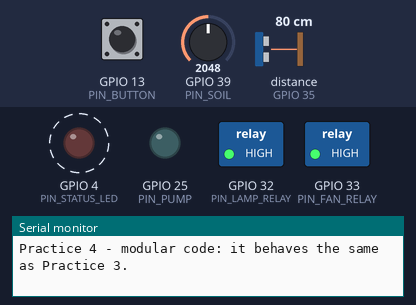
Bench run of a sketch on a simulated ESP32. Shown: switched loads named in the sketch (green lamp = pin HIGH), output pins drawn as LEDs (lit = HIGH), the last lines printed to the serial monitor. Dashed ring = blinking. The test bench sets the inputs (shaded band); at power-on: GPIO 13 (PIN_BUTTON) HIGH, GPIO 39 (PIN_SOIL) = 2048, distance to the obstacle (sensor on GPIO 35) 80 cm. The echo pulse lasts 58.3 µs per cm; pins used as bus, display or sensor lines are not drawn.

Above: at 1.2 s.
1.3 s: GPIO 13 (PIN_BUTTON) pulled LOW for 0.15 s
At 2.8 s:
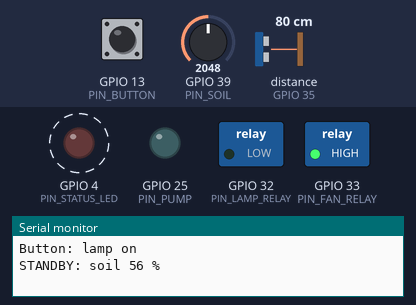
4.4 s: GPIO 13 (PIN_BUTTON) pulled LOW for 1 s
At 6.4 s:
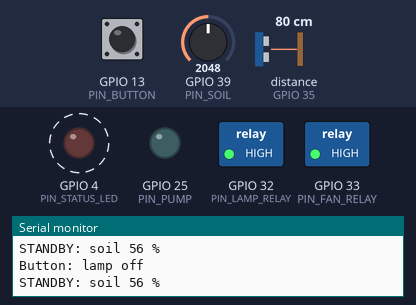
8.4 s: GPIO 39 (PIN_SOIL) set to 2417
11.4 s: GPIO 39 (PIN_SOIL) set to 2564
At 12.3 s:
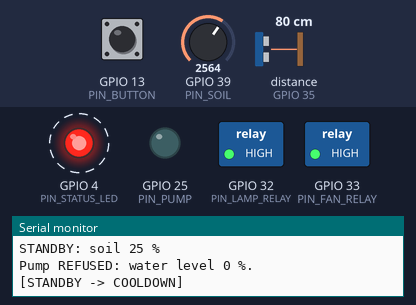
Timing chart, 0 to 18.4 s (numbered marks = the images above; inputs shaded):
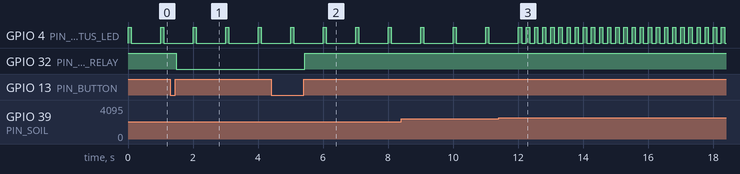

The sketch:

module08_modular.ino
```cpp
// Module 8 - Practice 4: modular code
// The Practice 3 sketch, split up: the heartbeat moves to heartbeat.h/.cpp, the button to button.h/.cpp.
// Same circuit as Practice 3. It behaves exactly the same, too.

#include "heartbeat.h"
#include "button.h"

const int PIN_STATUS_LED = 4;
const int PIN_BUTTON = 13;
const int PIN_LAMP_RELAY = 32;  // active-LOW relay
const int PIN_FAN_RELAY = 33;   // not used here, but its relay is switched off so it stays quiet
const int PIN_PUMP = 25;        // MOSFET gate: HIGH = pump on
const int PIN_SOIL = 39;        // VN
const int PIN_TRIG = 15;
const int PIN_ECHO = 35;

// Your calibration results from Module 6 (replace them with your own numbers)
const int SOIL_DRY = 3000;          // raw soil sensor value in air
const int SOIL_WET = 1300;          // raw soil sensor value in water
const float DISTANCE_EMPTY = 20.0;  // cm: from the sensor to the bottom of the tank
const float DISTANCE_FULL = 5.0;    // cm: from the sensor to the water surface when the tank is full

// Watering rules
const int SOIL_WATERING_THRESHOLD = 30;     // water if the soil is below 30%
const int MIN_WATER_LEVEL = 20;             // the pump is refused if the tank is less than 20% full
const unsigned long CHECK_INTERVAL = 2000;  // STANDBY: check the soil every 2 seconds
const unsigned long WATERING_TIME = 3000;   // WATERING: the pump runs for 3 seconds
const unsigned long COOLDOWN_TIME = 30000;  // COOLDOWN: rest 30 seconds before watering is allowed again

bool lampOn = false;

// The three watering states. A list of names like this (enum) goes at the top, before any function.
enum WateringState { STANDBY, WATERING, COOLDOWN };
WateringState state = STANDBY;     // the current state; starts at STANDBY
unsigned long stateStartTime = 0;  // when the current state started
unsigned long lastCheckTime = 0;   // when the soil was last checked

// ---------- Soil sensor and water tank (Module 6) ----------
int readSoilPercent() {
  long sum = 0;
  for (int i = 0; i < 20; i++) {
    sum += analogRead(PIN_SOIL);  // 20 readings in a row, no pause (done in a flash)
  }
  int percent = map(sum / 20, SOIL_DRY, SOIL_WET, 0, 100);
  return constrain(percent, 0, 100);
}

// Returns how full the tank is in percent, or -1 if the HC-SR04 echo doesn't come back.
int readWaterLevel() {
  digitalWrite(PIN_TRIG, LOW);
  delayMicroseconds(2);
  digitalWrite(PIN_TRIG, HIGH);
  delayMicroseconds(10);
  digitalWrite(PIN_TRIG, LOW);
  unsigned long duration = pulseIn(PIN_ECHO, HIGH, 30000);  // waits 30 ms at most
  if (duration == 0) {
    return -1;
  }
  float distance = duration / 58.0;
  int percent = (DISTANCE_EMPTY - distance) * 100 / (DISTANCE_EMPTY - DISTANCE_FULL);
  return constrain(percent, 0, 100);
}

// ---------- Watering state machine ----------
const char* stateName(WateringState s) {
  if (s == STANDBY) {
    return "STANDBY";
  }
  if (s == WATERING) {
    return "WATERING";
  }
  return "COOLDOWN";
}

// The only place where the state changes: note the time and report the move.
void moveTo(WateringState newState) {
  Serial.print("[");
  Serial.print(stateName(state));
  Serial.print(" -> ");
  Serial.print(stateName(newState));
  Serial.println("]");
  state = newState;
  stateStartTime = millis();
}

// Tries to turn on the pump. Tank safety check (Module 6): too little water = refused, then rest.
void startWatering() {
  int waterLevel = readWaterLevel();
  if (waterLevel < MIN_WATER_LEVEL) {  // -1 (unreadable) is smaller too, so it is refused as well
    Serial.print("Pump REFUSED: water level ");
    if (waterLevel < 0) {
      Serial.println("unreadable.");
    } else {
      Serial.print(waterLevel);
      Serial.println(" %.");
    }
    setHeartbeatRhythm(true);  // the status LED blinks fast: fill the tank!
    moveTo(COOLDOWN);
    return;
  }
  setHeartbeatRhythm(false);
  Serial.print("Pump on (water level ");
  Serial.print(waterLevel);
  Serial.println(" %).");
  digitalWrite(PIN_PUMP, HIGH);
  moveTo(WATERING);
}

void runWatering() {
  unsigned long now = millis();

  if (state == STANDBY) {
    // STANDBY: check the soil every 2 seconds; if it's dry, start watering
    if (now - lastCheckTime >= CHECK_INTERVAL) {
      lastCheckTime = now;
      int soil = readSoilPercent();
      Serial.print("STANDBY: soil ");
      Serial.print(soil);
      Serial.println(" %");
      if (soil < SOIL_WATERING_THRESHOLD) {
        startWatering();
      }
    }
  } else if (state == WATERING) {
    // WATERING: the pump turns off after 3 seconds, then rest
    if (now - stateStartTime >= WATERING_TIME) {
      digitalWrite(PIN_PUMP, LOW);
      Serial.println("Pump off.");
      moveTo(COOLDOWN);
    }
  } else if (state == COOLDOWN) {
    // COOLDOWN: wait 30 seconds so the water can soak in before the soil is checked again
    if (now - stateStartTime >= COOLDOWN_TIME) {
      moveTo(STANDBY);
    }
  }
}

// ---------- What the button does ----------
void shortPress() {
  lampOn = !lampOn;
  if (lampOn) {
    digitalWrite(PIN_LAMP_RELAY, LOW);  // active-LOW relay
    Serial.println("Button: lamp on");
  } else {
    digitalWrite(PIN_LAMP_RELAY, HIGH);
    Serial.println("Button: lamp off");
  }
}

void longPress() {
  if (state == STANDBY) {
    Serial.println("Button held: water now!");
    startWatering();
  } else {
    Serial.print("Button held, but watering is in ");
    Serial.print(stateName(state));
    Serial.println(". Try again later.");
  }
}

void setup() {
  Serial.begin(115200);
  beginHeartbeat(PIN_STATUS_LED);  // the heartbeat module sets up its own LED pin
  beginButton(PIN_BUTTON);         // the button module sets up its own button pin
  pinMode(PIN_LAMP_RELAY, OUTPUT);
  digitalWrite(PIN_LAMP_RELAY, HIGH);  // lamp off (active-LOW relay)
  pinMode(PIN_FAN_RELAY, OUTPUT);
  digitalWrite(PIN_FAN_RELAY, HIGH);  // fan off
  pinMode(PIN_PUMP, OUTPUT);
  digitalWrite(PIN_PUMP, LOW);
  pinMode(PIN_TRIG, OUTPUT);
  digitalWrite(PIN_TRIG, LOW);
  pinMode(PIN_ECHO, INPUT);
  Serial.println("Practice 4 - modular code: it behaves the same as Practice 3.");
}

void loop() {
  updateHeartbeat();

  // The button module only reports what happened; this sketch decides what to do about it.
  ButtonEvent event = checkButton();
  if (event == SHORT_PRESS) {
    shortPress();
  } else if (event == LONG_PRESS) {
    longPress();
  }

  runWatering();
}
```

button.cpp
```cpp
// button.cpp - the code of the button module. Its functions are listed in button.h.
#include <Arduino.h>
#include "button.h"

const unsigned long DEBOUNCE_DELAY = 30;     // milliseconds: the reading must stay steady this long (Module 5)
const unsigned long LONG_PRESS_TIME = 1000;  // held for 1 second or more = long press

static int buttonPin = -1;
static int previousReading = HIGH;        // the raw reading on the previous pass; HIGH = released
static unsigned long lastChangeTime = 0;  // when the raw reading last changed
static int stableState = HIGH;            // the state we already trust (steady for 30 ms)
static unsigned long pressStartTime = 0;  // when the button started being pressed
static bool longPressDone = false;        // long press for this press already reported?

void beginButton(int pin) {
  buttonPin = pin;
  pinMode(buttonPin, INPUT_PULLUP);
}

ButtonEvent checkButton() {
  unsigned long now = millis();
  int reading = digitalRead(buttonPin);

  // 1. Did the reading change (pressed, released, bouncing, or noise)? Count its "steady" time from zero again.
  if (reading != previousReading) {
    previousReading = reading;
    lastChangeTime = now;
  }

  // 2. Steady for 30 ms and different from the trusted state? That's a real change.
  if (reading != stableState && now - lastChangeTime >= DEBOUNCE_DELAY) {
    stableState = reading;
    if (stableState == LOW) {  // just pressed: start timing how long
      pressStartTime = now;
      longPressDone = false;
    } else if (!longPressDone) {  // just released before 1 second: short press
      return SHORT_PRESS;
    }
  }

  // 3. Still held after 1 second? Long press, reported once without waiting for the finger to lift.
  if (stableState == LOW && !longPressDone && now - pressStartTime >= LONG_PRESS_TIME) {
    longPressDone = true;
    return LONG_PRESS;
  }
  return NONE;
}
```

button.h
```cpp
// button.h - a button with debounce, short press, and long press, without waiting (Module 8)
#pragma once

// The three possible answers of checkButton()
enum ButtonEvent { NONE, SHORT_PRESS, LONG_PRESS };

void beginButton(int pin);  // call once in setup()
ButtonEvent checkButton();  // call on every pass of loop()
```

heartbeat.cpp
```cpp
// heartbeat.cpp - the code of the heartbeat module. Its functions are listed in heartbeat.h.
#include <Arduino.h>
#include "heartbeat.h"

const unsigned long NORMAL_BEAT = 1000;  // one blink every 1 second
const unsigned long PROBLEM_BEAT = 250;  // four blinks every 1 second
const unsigned long BEAT_ON_TIME = 100;  // the LED is on for 100 ms at the start of each beat

// "static" = belongs to this file only; other files can't see it or mix it up with their own.
static int heartbeatPin = -1;
static bool problemRhythm = false;
static unsigned long beatStartTime = 0;

void beginHeartbeat(int pin) {
  heartbeatPin = pin;
  pinMode(heartbeatPin, OUTPUT);
}

void setHeartbeatRhythm(bool problem) {
  problemRhythm = problem;
}

void updateHeartbeat() {
  unsigned long now = millis();
  unsigned long beatLength = NORMAL_BEAT;
  if (problemRhythm) {
    beatLength = PROBLEM_BEAT;
  }
  if (now - beatStartTime >= beatLength) {
    beatStartTime = now;  // start the next beat
  }
  // The LED is on only at the start of a beat: true = HIGH (on), false = LOW (off)
  digitalWrite(heartbeatPin, now - beatStartTime < BEAT_ON_TIME);
}
```

heartbeat.h
```cpp
// heartbeat.h - the status LED as Node 1's "heartbeat" (Module 8)
// Slow blink = the program runs normally; fast blink = there is a problem.
#pragma once

void beginHeartbeat(int pin);           // call once in setup()
void setHeartbeatRhythm(bool problem);  // true = fast blink, false = slow blink
void updateHeartbeat();                 // call on every pass of loop()
```

Measured:
- the behaviour switches between 2490 and 2491 on GPIO 39 (PIN_SOIL) (found by bisection; images 2 and 3)
- after the input at 1.3 s, GPIO 32 (PIN_LAMP_RELAY): HIGH → LOW after 0.18 s
- after the input at 4.4 s, GPIO 32 (PIN_LAMP_RELAY): LOW → HIGH after 1.0 s
- after the input at 11.4 s, GPIO 4 (PIN_STATUS_LED): alternates HIGH for 0.10 s and LOW for 0.15 s, starting after 0.86 s
- by itself, GPIO 4 (PIN_STATUS_LED): alternates HIGH for 0.10 s and LOW for 0.90 s
